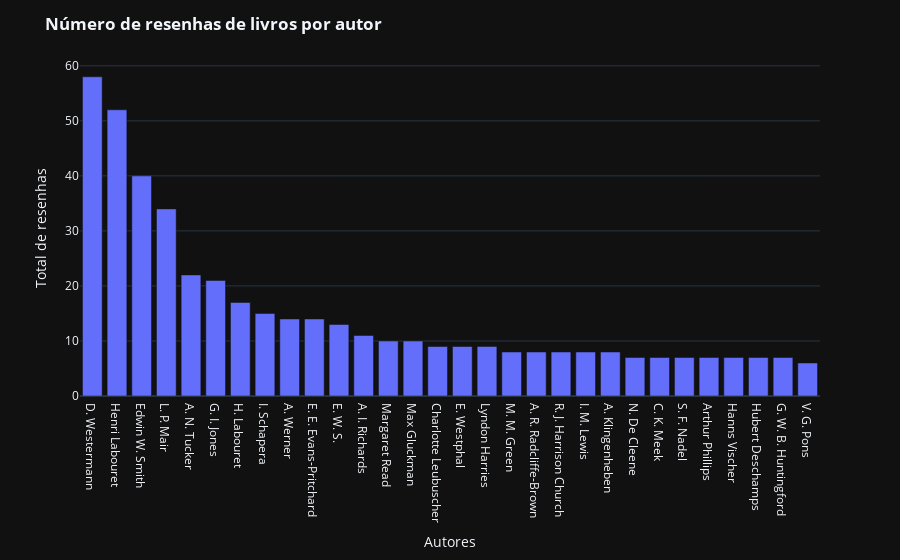

Source (notebook cell):
### Code cell
# Configura o layout do gráfico

fig3.update_layout(
    title='<b>Número de resenhas de livros por autor</b>',
    xaxis_title='Autores',
    yaxis_title='Total de resenhas',
    template = 'plotly_dark'
)

# Configura o traçado do gráfico
fig3.update_traces(
    hovertemplate='<b>%{x}</b><br>Número de resenhas publicadas: %{y}'
)

# Exibe o gráfico criado
fig3.show()

### Figure 1 — Plotly figure (JSON) as saved in the notebook; plotly's stock layout.template omitted (floating-point values rounded to 4 significant figures)
{"data": [{"alignmentgroup": "True", "hoverlabel": {"namelength": 0}, "hovertemplate": "<b>%{x}</b><br>Número de resenhas publicadas: %{y}", "legendgroup": "", "marker": {"color": "#636efa"}, "name": "", "offsetgroup": "", "orientation": "v", "showlegend": false, "textposition": "auto", "type": "bar", "x": ["D. Westermann", "Henri Labouret", "Edwin W. Smith", "L. P. Mair", "A. N. Tucker", "G. I. Jones", "H. Labouret", "I. Schapera", "A. Werner", "E. E. Evans-Pritchard", "E. W. S.", "A. I. Richards", "Margaret Read", "Max Gluckman", "Charlotte Leubuscher", "E. Westphal", "Lyndon Harries", "M. M. Green", "A. R. Radcliffe-Brown", "R. J. Harrison Church", "I. M. Lewis", "A. Klingenheben", "N. De Cleene", "C. K. Meek", "S. F. Nadel", "Arthur Phillips", "Hanns Vischer", "Hubert Deschamps", "G. W. B. Huntingford", "V. G. Pons"], "xaxis": "x", "y": [58, 52, 40, 34, 22, 21, 17, 15, 14, 14, 13, 11, 10, 10, 9, 9, 9, 8, 8, 8, 8, 8, 7, 7, 7, 7, 7, 7, 7, 6], "yaxis": "y"}], "layout": {"barmode": "relative", "legend": {"tracegroupgap": 0}, "margin": {"t": 60}, "title": {"text": "<b>Número de resenhas de livros por autor</b>"}, "xaxis": {"anchor": "y", "domain": [0, 1], "title": {"text": "Autores"}}, "yaxis": {"anchor": "x", "domain": [0, 1], "title": {"text": "Total de resenhas"}}}}
